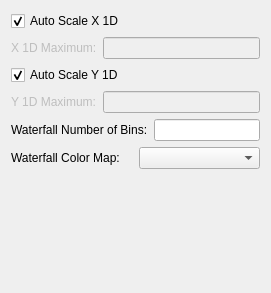
<?xml version="1.0" encoding="UTF-8"?>
<ui version="4.0">
 <class>PsdPlotConfigForm</class>
 <widget class="QWidget" name="PsdPlotConfigForm">
  <property name="geometry">
   <rect>
    <x>0</x>
    <y>0</y>
    <width>271</width>
    <height>293</height>
   </rect>
  </property>
  <property name="windowTitle">
   <string>Form</string>
  </property>
  <layout class="QVBoxLayout" name="verticalLayout">
   <item>
    <widget class="QCheckBox" name="autoscaleX1dCheckBox">
     <property name="enabled">
      <bool>true</bool>
     </property>
     <property name="text">
      <string>Auto Scale X 1D</string>
     </property>
     <property name="checked">
      <bool>true</bool>
     </property>
    </widget>
   </item>
   <item>
    <layout class="QHBoxLayout" name="horizontalLayout">
     <item>
      <widget class="QLabel" name="x1dMaximumLabel">
       <property name="enabled">
        <bool>false</bool>
       </property>
       <property name="text">
        <string>X 1D Maximum:</string>
       </property>
       <property name="buddy">
        <cstring>x1dMaximumLineEdit</cstring>
       </property>
      </widget>
     </item>
     <item>
      <widget class="QLineEdit" name="x1dMaximumLineEdit">
       <property name="enabled">
        <bool>false</bool>
       </property>
      </widget>
     </item>
    </layout>
   </item>
   <item>
    <widget class="QCheckBox" name="autoscaleY1dCheckBox">
     <property name="enabled">
      <bool>true</bool>
     </property>
     <property name="text">
      <string>Auto Scale Y 1D</string>
     </property>
     <property name="checked">
      <bool>true</bool>
     </property>
    </widget>
   </item>
   <item>
    <layout class="QHBoxLayout" name="horizontalLayout_2">
     <item>
      <widget class="QLabel" name="y1dMaximumLabel">
       <property name="enabled">
        <bool>false</bool>
       </property>
       <property name="text">
        <string>Y 1D Maximum:</string>
       </property>
       <property name="buddy">
        <cstring>y1dMaximumLineEdit</cstring>
       </property>
      </widget>
     </item>
     <item>
      <widget class="QLineEdit" name="y1dMaximumLineEdit">
       <property name="enabled">
        <bool>false</bool>
       </property>
      </widget>
     </item>
    </layout>
   </item>
   <item>
    <layout class="QHBoxLayout" name="horizontalLayout_3">
     <item>
      <widget class="QLabel" name="waterfallNumBinsLabel">
       <property name="enabled">
        <bool>true</bool>
       </property>
       <property name="text">
        <string>Waterfall Number of Bins:</string>
       </property>
       <property name="buddy">
        <cstring>waterfallNumBinsLineEdit</cstring>
       </property>
      </widget>
     </item>
     <item>
      <widget class="QLineEdit" name="waterfallNumBinsLineEdit"/>
     </item>
    </layout>
   </item>
   <item>
    <layout class="QHBoxLayout" name="horizontalLayout_4">
     <item>
      <widget class="QLabel" name="waterfallColorMapLabel">
       <property name="enabled">
        <bool>true</bool>
       </property>
       <property name="text">
        <string>Waterfall Color Map:</string>
       </property>
       <property name="buddy">
        <cstring>waterfallColorMapComboBox</cstring>
       </property>
      </widget>
     </item>
     <item>
      <widget class="QComboBox" name="waterfallColorMapComboBox">
       <property name="enabled">
        <bool>true</bool>
       </property>
      </widget>
     </item>
    </layout>
   </item>
   <item>
    <spacer name="verticalSpacer">
     <property name="orientation">
      <enum>Qt::Vertical</enum>
     </property>
     <property name="sizeHint" stdset="0">
      <size>
       <width>20</width>
       <height>85</height>
      </size>
     </property>
    </spacer>
   </item>
  </layout>
 </widget>
 <resources/>
 <connections/>
</ui>
